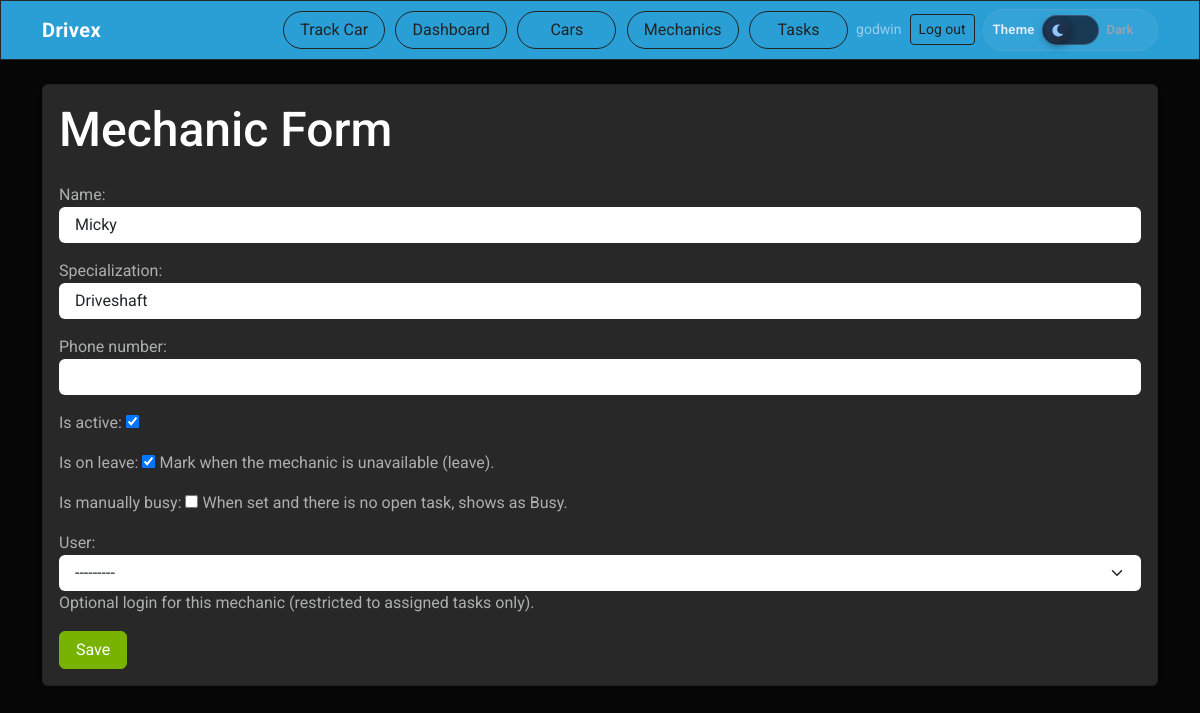
/mechanics/1/update/ (signed in), run on an earlier commit of the app's database.
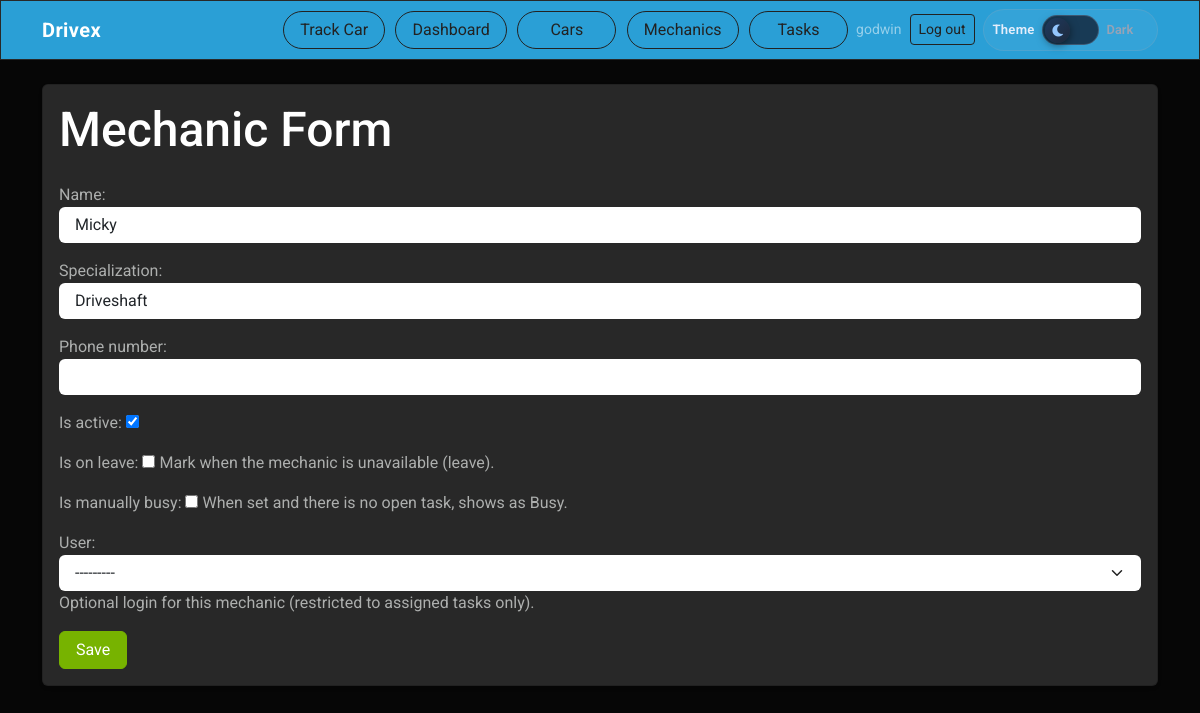
And on a later commit of the database.
### taskapp/models.py (models this page shows, shortened)
class Mechanic(models.Model):
    name = models.CharField(max_length=30)
    specialization = models.CharField(max_length=30, blank=True)
    phone_number = models.CharField(max_length=20, blank=True)
    is_active = models.BooleanField(default=True)
    is_on_leave = models.BooleanField(
        default=False,
        help_text='Mark when the mechanic is unavailable (leave).',
    )
    is_manually_busy = models.BooleanField(
        default=False,
        help_text='When set and there is no open task, shows as Busy.',
    )
    user = models.OneToOneField(
        settings.AUTH_USER_MODEL,
        on_delete=models.SET_NULL,
        null=True,
        blank=True,
        related_name='mechanic_profile',
        help_text='Optional login for this mechanic (restricted to assigned tasks only).',
    )
    created_at = models.DateTimeField(auto_now_add=True)
    class Meta:
        ordering = ['name']

### taskapp/views.py (the view)
class MechanicUpdateView(ShopManagerRequiredMixin, UpdateView):
    model = Mechanic
    form_class = MechanicForm
    template_name = 'mechanics/mechanic_form.html'
    success_url = reverse_lazy('mechanic_list')

### taskapp/forms.py
class MechanicForm(forms.ModelForm):
    class Meta:
        model = Mechanic
        fields = [
            'name',
            'specialization',
            'phone_number',
            'is_active',
            'is_on_leave',
            'is_manually_busy',
            'user',
        ]
        widgets = {
            'phone_number': forms.TextInput(attrs={'class': 'form-control'}),
            'name': forms.TextInput(attrs={'class': 'form-control'}),
            'specialization': forms.TextInput(attrs={'class': 'form-control'}),
            'user': forms.Select(attrs={'class': 'form-select'}),
        }
    def __init__(self, *args, **kwargs):
        super().__init__(*args, **kwargs)
        user_field = self.fields['user']
        user_field.queryset = users_available_for_mechanic_link(self.instance).order_by(
            'username',
        )
        user_field.required = False

### taskapp/context_processors.py (called while the page is built, shortened)
def admin_mechanic_task_summary(request):
    try:
        admin_index = reverse('admin:index')
    except Exception:
        return {}
    if request.path.rstrip('/') != admin_index.rstrip('/'):
        return {}

### taskapp/mixins.py (called while the page is built)
    def test_func(self):
        return is_shop_manager(self.request.user)

### taskapp/templates/mechanics/mechanic_form.html (shortened to what this page needs)
{% extends 'base.html' %}
{% block content %}
<div class="card shadow-sm">
    <div class="card-body">
        <h2 class="mb-4">Mechanic Form</h2>
        <form method="post">
            {{ form.as_p }}
            <button type="submit" class="btn btn-success">Save</button>
        </form>
    </div>
</div>
{% endblock %}

What changed in the data, as far as the page shows it:
changed Mechanic "Micky": is_on_leave "☑" → "☐"
